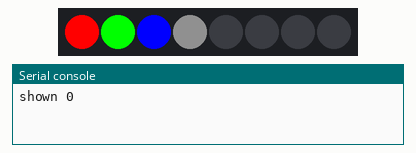
Simulated run of this program. Board: Raspberry Pi Pico running MicroPython. Parts: 8 RGB LEDs in strip order, left to right, the last lines printed to the serial console.

Above: at 0.1 s.
At 0.6 s:
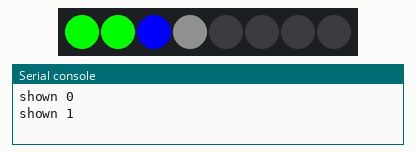
At 1.1 s:
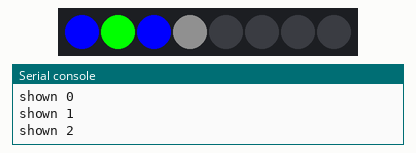
Timing chart, 0 to 130.0 s (numbered marks = the images above):
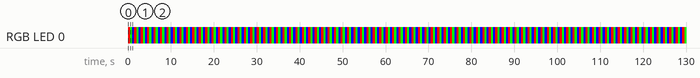

Measured:
- by itself, RGB LED 0: repeats every 1.5 s: RGB(0, 255, 0) 0.50 s, RGB(0, 0, 255) 0.50 s, RGB(255, 0, 0) 0.50 s
- by itself, everything shown: repeats every 1.5 s, in 3 steps
- what the display in image 1 shows lasts 0.5 s, from 0.5 s to 1.0 s

The program:

main.py
```python
# neopixel — tests assert (BT63): eight WS2812 pixels on GP2 through MicroPython's neopixel
# module: pixel 0 steps red → green → blue every 500 ms, pixels 1–3 hold green, blue and dim
# white; "shown <n>" after each write.
import time
import neopixel
from machine import Pin

np = neopixel.NeoPixel(Pin(2), 8)
colors = [(255, 0, 0), (0, 255, 0), (0, 0, 255)]
n = 0
while True:
    np[0] = colors[n % 3]
    np[1] = (0, 255, 0)
    np[2] = (0, 0, 255)
    np[3] = (16, 16, 16)
    np.write()
    print("shown", n)
    n += 1
    time.sleep_ms(500)
```
